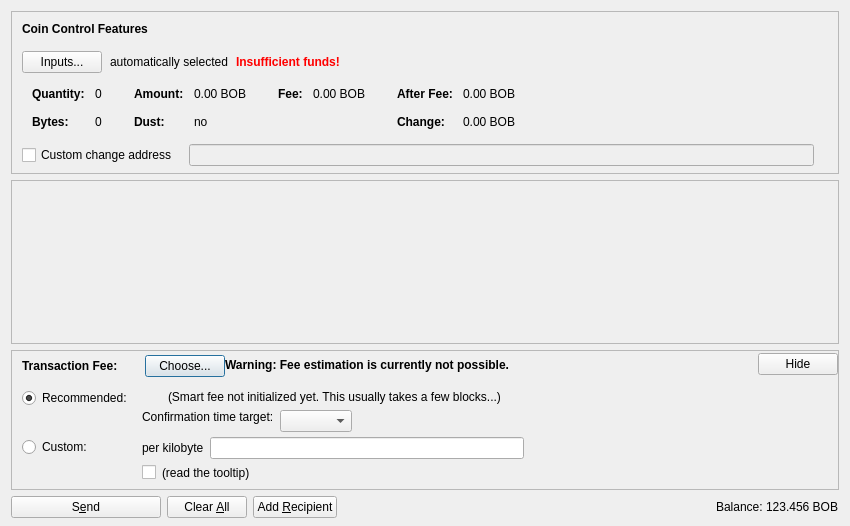
<?xml version="1.0" encoding="UTF-8"?>
<ui version="4.0">
 <class>SendCoinsDialog</class>
 <widget class="QDialog" name="SendCoinsDialog">
  <property name="geometry">
   <rect>
    <x>0</x>
    <y>0</y>
    <width>850</width>
    <height>526</height>
   </rect>
  </property>
  <property name="windowTitle">
   <string>Send Coins</string>
  </property>
  <layout class="QVBoxLayout" name="verticalLayout" stretch="0,1,0,0">
   <property name="bottomMargin">
    <number>8</number>
   </property>
   <item>
    <widget class="QFrame" name="frameCoinControl">
     <property name="sizePolicy">
      <sizepolicy hsizetype="Expanding" vsizetype="Expanding">
       <horstretch>0</horstretch>
       <verstretch>0</verstretch>
      </sizepolicy>
     </property>
     <property name="maximumSize">
      <size>
       <width>16777215</width>
       <height>16777215</height>
      </size>
     </property>
     <property name="frameShape">
      <enum>QFrame::StyledPanel</enum>
     </property>
     <property name="frameShadow">
      <enum>QFrame::Sunken</enum>
     </property>
     <layout class="QVBoxLayout" name="verticalLayoutCoinControl2">
      <property name="spacing">
       <number>0</number>
      </property>
      <property name="leftMargin">
       <number>0</number>
      </property>
      <property name="topMargin">
       <number>0</number>
      </property>
      <property name="rightMargin">
       <number>0</number>
      </property>
      <property name="bottomMargin">
       <number>6</number>
      </property>
      <item>
       <layout class="QVBoxLayout" name="verticalLayoutCoinControl" stretch="0,0,0,0,1">
        <property name="spacing">
         <number>0</number>
        </property>
        <property name="leftMargin">
         <number>10</number>
        </property>
        <property name="topMargin">
         <number>10</number>
        </property>
        <item>
         <layout class="QHBoxLayout" name="horizontalLayoutCoinControl1">
          <property name="bottomMargin">
           <number>15</number>
          </property>
          <item>
           <widget class="QLabel" name="labelCoinControlFeatures">
            <property name="sizePolicy">
             <sizepolicy hsizetype="Preferred" vsizetype="Maximum">
              <horstretch>0</horstretch>
              <verstretch>0</verstretch>
             </sizepolicy>
            </property>
            <property name="font">
             <font>
              <weight>75</weight>
              <bold>true</bold>
             </font>
            </property>
            <property name="styleSheet">
             <string notr="true">font-weight:bold;</string>
            </property>
            <property name="text">
             <string>Coin Control Features</string>
            </property>
           </widget>
          </item>
         </layout>
        </item>
        <item>
         <layout class="QHBoxLayout" name="horizontalLayoutCoinControl2" stretch="0,0,0,0">
          <property name="spacing">
           <number>8</number>
          </property>
          <property name="bottomMargin">
           <number>10</number>
          </property>
          <item>
           <widget class="QPushButton" name="pushButtonCoinControl">
            <property name="styleSheet">
             <string notr="true"/>
            </property>
            <property name="text">
             <string>Inputs...</string>
            </property>
            <property name="autoDefault">
             <bool>false</bool>
            </property>
           </widget>
          </item>
          <item>
           <widget class="QLabel" name="labelCoinControlAutomaticallySelected">
            <property name="text">
             <string>automatically selected</string>
            </property>
            <property name="margin">
             <number>5</number>
            </property>
           </widget>
          </item>
          <item>
           <widget class="QLabel" name="labelCoinControlInsuffFunds">
            <property name="font">
             <font>
              <weight>75</weight>
              <bold>true</bold>
             </font>
            </property>
            <property name="styleSheet">
             <string notr="true">color:red;font-weight:bold;</string>
            </property>
            <property name="text">
             <string>Insufficient funds!</string>
            </property>
            <property name="margin">
             <number>5</number>
            </property>
           </widget>
          </item>
          <item>
           <spacer name="horizontalSpacerCoinControl">
            <property name="orientation">
             <enum>Qt::Horizontal</enum>
            </property>
            <property name="sizeHint" stdset="0">
             <size>
              <width>40</width>
              <height>1</height>
             </size>
            </property>
           </spacer>
          </item>
         </layout>
        </item>
        <item>
         <widget class="QWidget" name="widgetCoinControl" native="true">
          <property name="sizePolicy">
           <sizepolicy hsizetype="Preferred" vsizetype="Preferred">
            <horstretch>0</horstretch>
            <verstretch>0</verstretch>
           </sizepolicy>
          </property>
          <property name="minimumSize">
           <size>
            <width>0</width>
            <height>0</height>
           </size>
          </property>
          <property name="styleSheet">
           <string notr="true"/>
          </property>
          <layout class="QHBoxLayout" name="horizontalLayoutCoinControl5">
           <property name="leftMargin">
            <number>0</number>
           </property>
           <property name="topMargin">
            <number>0</number>
           </property>
           <property name="rightMargin">
            <number>0</number>
           </property>
           <property name="bottomMargin">
            <number>0</number>
           </property>
           <item>
            <layout class="QHBoxLayout" name="horizontalLayoutCoinControl3" stretch="0,0,0,1">
             <property name="spacing">
              <number>20</number>
             </property>
             <property name="topMargin">
              <number>0</number>
             </property>
             <property name="bottomMargin">
              <number>10</number>
             </property>
             <item>
              <layout class="QFormLayout" name="formLayoutCoinControl1">
               <property name="horizontalSpacing">
                <number>10</number>
               </property>
               <property name="verticalSpacing">
                <number>14</number>
               </property>
               <property name="leftMargin">
                <number>10</number>
               </property>
               <property name="topMargin">
                <number>4</number>
               </property>
               <property name="rightMargin">
                <number>6</number>
               </property>
               <item row="0" column="0">
                <widget class="QLabel" name="labelCoinControlQuantityText">
                 <property name="font">
                  <font>
                   <weight>75</weight>
                   <bold>true</bold>
                  </font>
                 </property>
                 <property name="text">
                  <string>Quantity:</string>
                 </property>
                 <property name="margin">
                  <number>0</number>
                 </property>
                </widget>
               </item>
               <item row="0" column="1">
                <widget class="QLabel" name="labelCoinControlQuantity">
                 <property name="cursor">
                  <cursorShape>IBeamCursor</cursorShape>
                 </property>
                 <property name="contextMenuPolicy">
                  <enum>Qt::ActionsContextMenu</enum>
                 </property>
                 <property name="text">
                  <string notr="true">0</string>
                 </property>
                 <property name="margin">
                  <number>0</number>
                 </property>
                 <property name="textInteractionFlags">
                  <set>Qt::LinksAccessibleByMouse|Qt::TextSelectableByKeyboard|Qt::TextSelectableByMouse</set>
                 </property>
                </widget>
               </item>
               <item row="1" column="0">
                <widget class="QLabel" name="labelCoinControlBytesText">
                 <property name="font">
                  <font>
                   <weight>75</weight>
                   <bold>true</bold>
                  </font>
                 </property>
                 <property name="text">
                  <string>Bytes:</string>
                 </property>
                </widget>
               </item>
               <item row="1" column="1">
                <widget class="QLabel" name="labelCoinControlBytes">
                 <property name="cursor">
                  <cursorShape>IBeamCursor</cursorShape>
                 </property>
                 <property name="contextMenuPolicy">
                  <enum>Qt::ActionsContextMenu</enum>
                 </property>
                 <property name="text">
                  <string notr="true">0</string>
                 </property>
                 <property name="textInteractionFlags">
                  <set>Qt::LinksAccessibleByMouse|Qt::TextSelectableByKeyboard|Qt::TextSelectableByMouse</set>
                 </property>
                </widget>
               </item>
              </layout>
             </item>
             <item>
              <layout class="QFormLayout" name="formLayoutCoinControl2">
               <property name="horizontalSpacing">
                <number>10</number>
               </property>
               <property name="verticalSpacing">
                <number>14</number>
               </property>
               <property name="leftMargin">
                <number>6</number>
               </property>
               <property name="topMargin">
                <number>4</number>
               </property>
               <property name="rightMargin">
                <number>6</number>
               </property>
               <item row="0" column="0">
                <widget class="QLabel" name="labelCoinControlAmountText">
                 <property name="font">
                  <font>
                   <weight>75</weight>
                   <bold>true</bold>
                  </font>
                 </property>
                 <property name="text">
                  <string>Amount:</string>
                 </property>
                 <property name="margin">
                  <number>0</number>
                 </property>
                </widget>
               </item>
               <item row="0" column="1">
                <widget class="QLabel" name="labelCoinControlAmount">
                 <property name="cursor">
                  <cursorShape>IBeamCursor</cursorShape>
                 </property>
                 <property name="contextMenuPolicy">
                  <enum>Qt::ActionsContextMenu</enum>
                 </property>
                 <property name="text">
                  <string notr="true">0.00 BOB</string>
                 </property>
                 <property name="textInteractionFlags">
                  <set>Qt::LinksAccessibleByMouse|Qt::TextSelectableByKeyboard|Qt::TextSelectableByMouse</set>
                 </property>
                </widget>
               </item>
               <item row="1" column="0">
                <widget class="QLabel" name="labelCoinControlLowOutputText">
                 <property name="font">
                  <font>
                   <weight>75</weight>
                   <bold>true</bold>
                  </font>
                 </property>
                 <property name="text">
                  <string>Dust:</string>
                 </property>
                </widget>
               </item>
               <item row="1" column="1">
                <widget class="QLabel" name="labelCoinControlLowOutput">
                 <property name="cursor">
                  <cursorShape>IBeamCursor</cursorShape>
                 </property>
                 <property name="contextMenuPolicy">
                  <enum>Qt::ActionsContextMenu</enum>
                 </property>
                 <property name="text">
                  <string notr="true">no</string>
                 </property>
                 <property name="textInteractionFlags">
                  <set>Qt::LinksAccessibleByMouse|Qt::TextSelectableByKeyboard|Qt::TextSelectableByMouse</set>
                 </property>
                </widget>
               </item>
              </layout>
             </item>
             <item>
              <layout class="QFormLayout" name="formLayoutCoinControl3">
               <property name="horizontalSpacing">
                <number>10</number>
               </property>
               <property name="verticalSpacing">
                <number>14</number>
               </property>
               <property name="leftMargin">
                <number>6</number>
               </property>
               <property name="topMargin">
                <number>4</number>
               </property>
               <property name="rightMargin">
                <number>6</number>
               </property>
               <item row="0" column="0">
                <widget class="QLabel" name="labelCoinControlFeeText">
                 <property name="font">
                  <font>
                   <weight>75</weight>
                   <bold>true</bold>
                  </font>
                 </property>
                 <property name="text">
                  <string>Fee:</string>
                 </property>
                 <property name="margin">
                  <number>0</number>
                 </property>
                </widget>
               </item>
               <item row="0" column="1">
                <widget class="QLabel" name="labelCoinControlFee">
                 <property name="cursor">
                  <cursorShape>IBeamCursor</cursorShape>
                 </property>
                 <property name="contextMenuPolicy">
                  <enum>Qt::ActionsContextMenu</enum>
                 </property>
                 <property name="text">
                  <string notr="true">0.00 BOB</string>
                 </property>
                 <property name="textInteractionFlags">
                  <set>Qt::LinksAccessibleByMouse|Qt::TextSelectableByKeyboard|Qt::TextSelectableByMouse</set>
                 </property>
                </widget>
               </item>
              </layout>
             </item>
             <item>
              <layout class="QFormLayout" name="formLayoutCoinControl4">
               <property name="horizontalSpacing">
                <number>10</number>
               </property>
               <property name="verticalSpacing">
                <number>14</number>
               </property>
               <property name="leftMargin">
                <number>6</number>
               </property>
               <property name="topMargin">
                <number>4</number>
               </property>
               <property name="rightMargin">
                <number>6</number>
               </property>
               <item row="0" column="0">
                <widget class="QLabel" name="labelCoinControlAfterFeeText">
                 <property name="font">
                  <font>
                   <weight>75</weight>
                   <bold>true</bold>
                  </font>
                 </property>
                 <property name="text">
                  <string>After Fee:</string>
                 </property>
                 <property name="margin">
                  <number>0</number>
                 </property>
                </widget>
               </item>
               <item row="0" column="1">
                <widget class="QLabel" name="labelCoinControlAfterFee">
                 <property name="cursor">
                  <cursorShape>IBeamCursor</cursorShape>
                 </property>
                 <property name="contextMenuPolicy">
                  <enum>Qt::ActionsContextMenu</enum>
                 </property>
                 <property name="text">
                  <string notr="true">0.00 BOB</string>
                 </property>
                 <property name="textInteractionFlags">
                  <set>Qt::LinksAccessibleByMouse|Qt::TextSelectableByKeyboard|Qt::TextSelectableByMouse</set>
                 </property>
                </widget>
               </item>
               <item row="1" column="0">
                <widget class="QLabel" name="labelCoinControlChangeText">
                 <property name="font">
                  <font>
                   <weight>75</weight>
                   <bold>true</bold>
                  </font>
                 </property>
                 <property name="text">
                  <string>Change:</string>
                 </property>
                </widget>
               </item>
               <item row="1" column="1">
                <widget class="QLabel" name="labelCoinControlChange">
                 <property name="cursor">
                  <cursorShape>IBeamCursor</cursorShape>
                 </property>
                 <property name="contextMenuPolicy">
                  <enum>Qt::ActionsContextMenu</enum>
                 </property>
                 <property name="text">
                  <string notr="true">0.00 BOB</string>
                 </property>
                 <property name="textInteractionFlags">
                  <set>Qt::LinksAccessibleByMouse|Qt::TextSelectableByKeyboard|Qt::TextSelectableByMouse</set>
                 </property>
                </widget>
               </item>
              </layout>
             </item>
            </layout>
           </item>
          </layout>
         </widget>
        </item>
        <item>
         <layout class="QHBoxLayout" name="horizontalLayoutCoinControl4" stretch="0,0,0">
          <property name="spacing">
           <number>12</number>
          </property>
          <property name="sizeConstraint">
           <enum>QLayout::SetDefaultConstraint</enum>
          </property>
          <property name="topMargin">
           <number>5</number>
          </property>
          <property name="rightMargin">
           <number>5</number>
          </property>
          <item>
           <widget class="QCheckBox" name="checkBoxCoinControlChange">
            <property name="toolTip">
             <string>If this is activated, but the change address is empty or invalid, change will be sent to a newly generated address.</string>
            </property>
            <property name="text">
             <string>Custom change address</string>
            </property>
           </widget>
          </item>
          <item>
           <widget class="QValidatedLineEdit" name="lineEditCoinControlChange">
            <property name="enabled">
             <bool>false</bool>
            </property>
            <property name="sizePolicy">
             <sizepolicy hsizetype="Expanding" vsizetype="Fixed">
              <horstretch>0</horstretch>
              <verstretch>0</verstretch>
             </sizepolicy>
            </property>
           </widget>
          </item>
          <item>
           <widget class="QLabel" name="labelCoinControlChangeLabel">
            <property name="sizePolicy">
             <sizepolicy hsizetype="Preferred" vsizetype="Expanding">
              <horstretch>0</horstretch>
              <verstretch>0</verstretch>
             </sizepolicy>
            </property>
            <property name="minimumSize">
             <size>
              <width>0</width>
              <height>0</height>
             </size>
            </property>
            <property name="text">
             <string/>
            </property>
            <property name="margin">
             <number>3</number>
            </property>
           </widget>
          </item>
         </layout>
        </item>
        <item>
         <spacer name="verticalSpacerCoinControl">
          <property name="orientation">
           <enum>Qt::Vertical</enum>
          </property>
          <property name="sizeHint" stdset="0">
           <size>
            <width>800</width>
            <height>1</height>
           </size>
          </property>
         </spacer>
        </item>
       </layout>
      </item>
     </layout>
    </widget>
   </item>
   <item>
    <widget class="QScrollArea" name="scrollArea">
     <property name="widgetResizable">
      <bool>true</bool>
     </property>
     <widget class="QWidget" name="scrollAreaWidgetContents">
      <property name="geometry">
       <rect>
        <x>0</x>
        <y>0</y>
        <width>830</width>
        <height>104</height>
       </rect>
      </property>
      <layout class="QVBoxLayout" name="verticalLayout_2" stretch="0,1">
       <property name="leftMargin">
        <number>0</number>
       </property>
       <property name="topMargin">
        <number>0</number>
       </property>
       <property name="rightMargin">
        <number>0</number>
       </property>
       <property name="bottomMargin">
        <number>0</number>
       </property>
       <item>
        <layout class="QVBoxLayout" name="entries">
         <property name="spacing">
          <number>6</number>
         </property>
        </layout>
       </item>
       <item>
        <spacer name="verticalSpacer">
         <property name="orientation">
          <enum>Qt::Vertical</enum>
         </property>
         <property name="sizeHint" stdset="0">
          <size>
           <width>20</width>
           <height>40</height>
          </size>
         </property>
        </spacer>
       </item>
      </layout>
     </widget>
    </widget>
   </item>
   <item>
    <widget class="QFrame" name="frameFee">
     <property name="sizePolicy">
      <sizepolicy hsizetype="Expanding" vsizetype="Expanding">
       <horstretch>0</horstretch>
       <verstretch>0</verstretch>
      </sizepolicy>
     </property>
     <property name="maximumSize">
      <size>
       <width>16777215</width>
       <height>16777215</height>
      </size>
     </property>
     <property name="frameShape">
      <enum>QFrame::StyledPanel</enum>
     </property>
     <property name="frameShadow">
      <enum>QFrame::Sunken</enum>
     </property>
     <layout class="QVBoxLayout" name="verticalLayoutFee1">
      <property name="spacing">
       <number>0</number>
      </property>
      <property name="leftMargin">
       <number>0</number>
      </property>
      <property name="topMargin">
       <number>0</number>
      </property>
      <property name="rightMargin">
       <number>0</number>
      </property>
      <property name="bottomMargin">
       <number>0</number>
      </property>
      <item>
       <layout class="QVBoxLayout" name="verticalLayoutFee2" stretch="0,0,0">
        <property name="spacing">
         <number>0</number>
        </property>
        <property name="leftMargin">
         <number>10</number>
        </property>
        <property name="topMargin">
         <number>0</number>
        </property>
        <item>
         <layout class="QHBoxLayout" name="horizontalLayoutFee1">
          <property name="bottomMargin">
           <number>0</number>
          </property>
          <item>
           <layout class="QVBoxLayout" name="verticalLayoutFee7">
            <property name="spacing">
             <number>0</number>
            </property>
            <item>
             <spacer name="verticalSpacerSmartFee">
              <property name="orientation">
               <enum>Qt::Vertical</enum>
              </property>
              <property name="sizeType">
               <enum>QSizePolicy::Fixed</enum>
              </property>
              <property name="sizeHint" stdset="0">
               <size>
                <width>1</width>
                <height>4</height>
               </size>
              </property>
             </spacer>
            </item>
            <item>
             <layout class="QHBoxLayout" name="horizontalLayoutSmartFee">
              <property name="spacing">
               <number>10</number>
              </property>
              <item>
               <widget class="QLabel" name="labelFeeHeadline">
                <property name="sizePolicy">
                 <sizepolicy hsizetype="Preferred" vsizetype="Maximum">
                  <horstretch>0</horstretch>
                  <verstretch>0</verstretch>
                 </sizepolicy>
                </property>
                <property name="font">
                 <font>
                  <weight>75</weight>
                  <bold>true</bold>
                 </font>
                </property>
                <property name="styleSheet">
                 <string notr="true">font-weight:bold;</string>
                </property>
                <property name="text">
                 <string>Transaction Fee:</string>
                </property>
               </widget>
              </item>
              <item>
               <widget class="QLabel" name="labelFeeMinimized">
                <property name="text">
                 <string/>
                </property>
               </widget>
              </item>
              <item>
               <widget class="QPushButton" name="buttonChooseFee">
                <property name="text">
                 <string>Choose...</string>
                </property>
               </widget>
              </item>
             </layout>
            </item>
            <item>
             <spacer name="verticalSpacer_5">
              <property name="orientation">
               <enum>Qt::Vertical</enum>
              </property>
              <property name="sizeHint" stdset="0">
               <size>
                <width>1</width>
                <height>1</height>
               </size>
              </property>
             </spacer>
            </item>
           </layout>
          </item>
          <item>
           <widget class="QLabel" name="fallbackFeeWarningLabel">
            <property name="toolTip">
             <string>Using the fallbackfee can result in sending a transaction that will take several hours or days (or never) to confirm. Consider choosing your fee manually or wait until you have validated the complete chain.</string>
            </property>
            <property name="font">
            <font>
                <weight>75</weight>
                <bold>true</bold>
            </font>
            </property>
            <property name="text">
             <string>Warning: Fee estimation is currently not possible.</string>
            </property>
            <property name="wordWrap">
             <bool>false</bool>
            </property>
           </widget>
          </item>
          <item>
           <spacer name="horizontalSpacer_4">
            <property name="orientation">
             <enum>Qt::Horizontal</enum>
            </property>
            <property name="sizeType">
             <enum>QSizePolicy::MinimumExpanding</enum>
            </property>
            <property name="sizeHint" stdset="0">
             <size>
              <width>40</width>
              <height>20</height>
             </size>
            </property>
           </spacer>
          </item>
          <item>
           <widget class="QPushButton" name="buttonMinimizeFee">
            <property name="toolTip">
             <string>collapse fee-settings</string>
            </property>
            <property name="text">
             <string>Hide</string>
            </property>
           </widget>
          </item>
         </layout>
        </item>
        <item>
         <widget class="QFrame" name="frameFeeSelection">
          <layout class="QVBoxLayout" name="verticalLayoutFee12">
           <property name="spacing">
            <number>0</number>
           </property>
           <property name="leftMargin">
            <number>0</number>
           </property>
           <property name="topMargin">
            <number>0</number>
           </property>
           <property name="rightMargin">
            <number>0</number>
           </property>
           <property name="bottomMargin">
            <number>0</number>
           </property>
           <item>
            <layout class="QGridLayout" name="gridLayoutFee">
             <property name="topMargin">
              <number>10</number>
             </property>
             <property name="bottomMargin">
              <number>4</number>
             </property>
             <property name="horizontalSpacing">
              <number>10</number>
             </property>
             <property name="verticalSpacing">
              <number>4</number>
             </property>
             <item row="1" column="1">
              <layout class="QVBoxLayout" name="verticalLayoutFee8">
               <property name="spacing">
                <number>6</number>
               </property>
               <item>
                <layout class="QHBoxLayout" name="horizontalLayoutFee13">
                 <item>
                  <widget class="QLabel" name="labelCustomPerKilobyte">
                   <property name="toolTip">
                    <string>If the custom fee is set to 1000 satoshis and the transaction is only 250 bytes, then &quot;per kilobyte&quot; only pays 250 satoshis in fee, while &quot;total at least&quot; pays 1000 satoshis. For transactions bigger than a kilobyte both pay by kilobyte.</string>
                   </property>
                   <property name="text">
                    <string>per kilobyte</string>
                   </property>
                  </widget>
                 </item>
                 <item>
                  <widget class="BitcoinAmountField" name="customFee"/>
                 </item>
                 <item>
                  <spacer name="horizontalSpacer_6">
                   <property name="orientation">
                    <enum>Qt::Horizontal</enum>
                   </property>
                   <property name="sizeHint" stdset="0">
                    <size>
                     <width>1</width>
                     <height>1</height>
                    </size>
                   </property>
                  </spacer>
                 </item>
                </layout>
               </item>
               <item>
                <layout class="QHBoxLayout" name="horizontalLayoutFee8">
                 <item>
                  <widget class="QCheckBox" name="checkBoxMinimumFee">
                   <property name="toolTip">
                    <string>Paying only the minimum fee is just fine as long as there is less transaction volume than space in the blocks. But be aware that this can end up in a never confirming transaction once there is more demand for bobcoin transactions than the network can process.</string>
                   </property>
                   <property name="text">
                    <string/>
                   </property>
                  </widget>
                 </item>
                 <item>
                  <widget class="QLabel" name="labelMinFeeWarning">
                   <property name="enabled">
                    <bool>true</bool>
                   </property>
                   <property name="toolTip">
                    <string>Paying only the minimum fee is just fine as long as there is less transaction volume than space in the blocks. But be aware that this can end up in a never confirming transaction once there is more demand for bobcoin transactions than the network can process.</string>
                   </property>
                   <property name="text">
                    <string>(read the tooltip)</string>
                   </property>
                   <property name="margin">
                    <number>5</number>
                   </property>
                  </widget>
                 </item>
                 <item>
                  <spacer name="horizontalSpacer_2">
                   <property name="orientation">
                    <enum>Qt::Horizontal</enum>
                   </property>
                   <property name="sizeHint" stdset="0">
                    <size>
                     <width>1</width>
                     <height>1</height>
                    </size>
                   </property>
                  </spacer>
                 </item>
                </layout>
               </item>
              </layout>
             </item>
             <item row="0" column="0">
              <layout class="QVBoxLayout" name="verticalLayoutFee4" stretch="0,1">
               <item>
                <widget class="QRadioButton" name="radioSmartFee">
                 <property name="text">
                  <string>Recommended:</string>
                 </property>
                 <property name="checked">
                  <bool>true</bool>
                 </property>
                 <attribute name="buttonGroup">
                  <string notr="true">groupFee</string>
                 </attribute>
                </widget>
               </item>
               <item>
                <spacer name="verticalSpacer_2">
                 <property name="orientation">
                  <enum>Qt::Vertical</enum>
                 </property>
                 <property name="sizeHint" stdset="0">
                  <size>
                   <width>1</width>
                   <height>1</height>
                  </size>
                 </property>
                </spacer>
               </item>
              </layout>
             </item>
             <item row="1" column="0">
              <layout class="QVBoxLayout" name="verticalLayoutFee9" stretch="0,1">
               <item>
                <widget class="QRadioButton" name="radioCustomFee">
                 <property name="text">
                  <string>Custom:</string>
                 </property>
                 <attribute name="buttonGroup">
                  <string notr="true">groupFee</string>
                 </attribute>
                </widget>
               </item>
               <item>
                <spacer name="verticalSpacer_6">
                 <property name="orientation">
                  <enum>Qt::Vertical</enum>
                 </property>
                 <property name="sizeHint" stdset="0">
                  <size>
                   <width>1</width>
                   <height>1</height>
                  </size>
                 </property>
                </spacer>
               </item>
              </layout>
             </item>
             <item row="0" column="1">
              <layout class="QVBoxLayout" name="verticalLayoutFee3" stretch="0,0,1">
               <property name="spacing">
                <number>6</number>
               </property>
               <property name="topMargin">
                <number>2</number>
               </property>
               <item>
                <layout class="QHBoxLayout" name="horizontalLayoutFee12">
                 <item>
                  <widget class="QLabel" name="labelSmartFee">
                   <property name="text">
                    <string/>
                   </property>
                   <property name="margin">
                    <number>2</number>
                   </property>
                  </widget>
                 </item>
                 <item>
                  <widget class="QLabel" name="labelFeeEstimation">
                   <property name="text">
                    <string/>
                   </property>
                  </widget>
                 </item>
                 <item>
                  <widget class="QLabel" name="labelSmartFee2">
                   <property name="text">
                    <string>(Smart fee not initialized yet. This usually takes a few blocks...)</string>
                   </property>
                   <property name="margin">
                    <number>2</number>
                   </property>
                  </widget>
                 </item>
                 <item>
                  <spacer name="horizontalSpacer_5">
                   <property name="orientation">
                    <enum>Qt::Horizontal</enum>
                   </property>
                   <property name="sizeHint" stdset="0">
                    <size>
                     <width>1</width>
                     <height>1</height>
                    </size>
                   </property>
                  </spacer>
                 </item>
                </layout>
               </item>
               <item>
                <layout class="QHBoxLayout" name="horizontalLayoutFee9">
                 <item>
                  <layout class="QVBoxLayout" name="verticalLayoutFee6">
                   <item>
                    <widget class="QLabel" name="labelSmartFee3">
                     <property name="text">
                      <string>Confirmation time target:</string>
                     </property>
                     <property name="margin">
                      <number>2</number>
                     </property>
                    </widget>
                   </item>
                   <item>
                    <spacer name="verticalSpacer_3">
                     <property name="orientation">
                      <enum>Qt::Vertical</enum>
                     </property>
                     <property name="sizeHint" stdset="0">
                      <size>
                       <width>1</width>
                       <height>1</height>
                      </size>
                     </property>
                    </spacer>
                   </item>
                  </layout>
                 </item>
                 <item>
                  <layout class="QVBoxLayout" name="verticalLayoutFee5">
                   <property name="rightMargin">
                    <number>30</number>
                   </property>
                   <item>
                    <layout class="QHBoxLayout" name="horizontalLayoutConfTarget">
                     <property name="bottomMargin">
                      <number>0</number>
                     </property>
                     <item>
                      <widget class="QComboBox" name="confTargetSelector"/>
                     </item>
                     <item>
                      <spacer name="horizontalSpacerConfTarget">
                       <property name="orientation">
                        <enum>Qt::Horizontal</enum>
                       </property>
                       <property name="sizeHint" stdset="0">
                        <size>
                         <width>40</width>
                         <height>20</height>
                        </size>
                       </property>
                      </spacer>
                     </item>
                    </layout>
                   </item>
                  </layout>
                 </item>
                </layout>
               </item>
               <item>
                <spacer name="verticalSpacer_4">
                 <property name="orientation">
                  <enum>Qt::Vertical</enum>
                 </property>
                 <property name="sizeHint" stdset="0">
                  <size>
                   <width>1</width>
                   <height>1</height>
                  </size>
                 </property>
                </spacer>
               </item>
              </layout>
             </item>
            </layout>
           </item>
          </layout>
         </widget>
        </item>
        <item>
         <spacer name="verticalSpacerFee">
          <property name="orientation">
           <enum>Qt::Vertical</enum>
          </property>
          <property name="sizeHint" stdset="0">
           <size>
            <width>40</width>
            <height>5</height>
           </size>
          </property>
         </spacer>
        </item>
       </layout>
      </item>
     </layout>
    </widget>
   </item>
   <item>
    <layout class="QHBoxLayout" name="horizontalLayout">
     <item>
      <widget class="QPushButton" name="sendButton">
       <property name="minimumSize">
        <size>
         <width>150</width>
         <height>0</height>
        </size>
       </property>
       <property name="toolTip">
        <string>Confirm the send action</string>
       </property>
       <property name="text">
        <string>S&amp;end</string>
       </property>
       <property name="icon">
        <iconset resource="../bitcoin.qrc">
         <normaloff>:/icons/send</normaloff>:/icons/send</iconset>
       </property>
       <property name="autoDefault">
        <bool>false</bool>
       </property>
       <property name="default">
        <bool>false</bool>
       </property>
      </widget>
     </item>
     <item>
      <widget class="QPushButton" name="clearButton">
       <property name="sizePolicy">
        <sizepolicy hsizetype="Minimum" vsizetype="Fixed">
         <horstretch>0</horstretch>
         <verstretch>0</verstretch>
        </sizepolicy>
       </property>
       <property name="toolTip">
        <string>Clear all fields of the form.</string>
       </property>
       <property name="text">
        <string>Clear &amp;All</string>
       </property>
       <property name="icon">
        <iconset resource="../bitcoin.qrc">
         <normaloff>:/icons/remove</normaloff>:/icons/remove</iconset>
       </property>
       <property name="autoDefault">
        <bool>false</bool>
       </property>
      </widget>
     </item>
     <item>
      <widget class="QPushButton" name="addButton">
       <property name="toolTip">
        <string>Send to multiple recipients at once</string>
       </property>
       <property name="text">
        <string>Add &amp;Recipient</string>
       </property>
       <property name="icon">
        <iconset resource="../bitcoin.qrc">
         <normaloff>:/icons/add</normaloff>:/icons/add</iconset>
       </property>
       <property name="autoDefault">
        <bool>false</bool>
       </property>
      </widget>
     </item>
     <item>
      <spacer name="horizontalSpacer">
       <property name="orientation">
        <enum>Qt::Horizontal</enum>
       </property>
       <property name="sizeHint" stdset="0">
        <size>
         <width>40</width>
         <height>20</height>
        </size>
       </property>
      </spacer>
     </item>
     <item>
      <layout class="QHBoxLayout" name="horizontalLayout_2">
       <property name="spacing">
        <number>3</number>
       </property>
       <item>
        <widget class="QLabel" name="label">
         <property name="sizePolicy">
          <sizepolicy hsizetype="Preferred" vsizetype="Fixed">
           <horstretch>0</horstretch>
           <verstretch>0</verstretch>
          </sizepolicy>
         </property>
         <property name="text">
          <string>Balance:</string>
         </property>
        </widget>
       </item>
       <item>
        <widget class="QLabel" name="labelBalance">
         <property name="sizePolicy">
          <sizepolicy hsizetype="Preferred" vsizetype="Fixed">
           <horstretch>0</horstretch>
           <verstretch>0</verstretch>
          </sizepolicy>
         </property>
         <property name="cursor">
          <cursorShape>IBeamCursor</cursorShape>
         </property>
         <property name="text">
          <string notr="true">123.456 BOB</string>
         </property>
         <property name="textInteractionFlags">
          <set>Qt::LinksAccessibleByMouse|Qt::TextSelectableByKeyboard|Qt::TextSelectableByMouse</set>
         </property>
        </widget>
       </item>
      </layout>
     </item>
    </layout>
   </item>
  </layout>
 </widget>
 <customwidgets>
  <customwidget>
   <class>QValidatedLineEdit</class>
   <extends>QLineEdit</extends>
   <header>qvalidatedlineedit.h</header>
  </customwidget>
  <customwidget>
   <class>BitcoinAmountField</class>
   <extends>QLineEdit</extends>
   <header>bitcoinamountfield.h</header>
   <container>1</container>
  </customwidget>
 </customwidgets>
 <resources>
  <include location="../bitcoin.qrc"/>
 </resources>
 <connections/>
 <buttongroups>
  <buttongroup name="groupFee"/>
 </buttongroups>
</ui>
